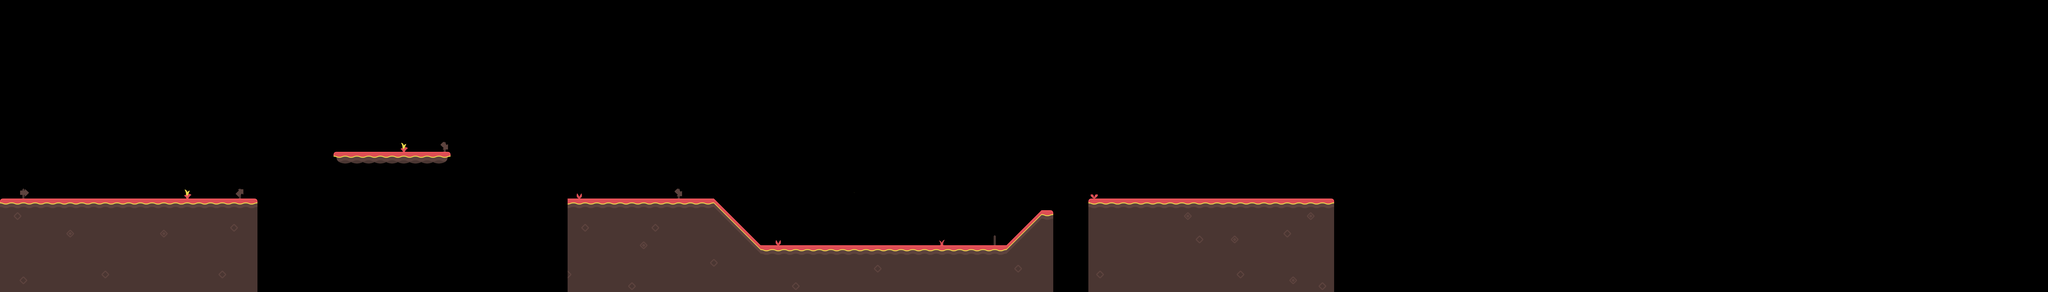

This is a level from a 2D game, rendered from its Tiled map with the project's own tilesets. A one-line summary and the map file follow, with tile-layer data summarised:
An orthogonal 350x50 tile map with 32x32 px tiles, 1 tile layer (Tile Layer 1) and 8 objects.

<map version="1.2" tiledversion="1.2.4" orientation="orthogonal" renderorder="right-down" width="350" height="50" tilewidth="32" tileheight="32" infinite="0" nextlayerid="16" nextobjectid="17">
 <tileset firstgid="1" source="../tilesheet_complete.tsx" />
 <layer id="1" name="Tile Layer 1" width="350" height="50">
  <data>[17500 cells, 2388 non-empty, 68 distinct tile ids]</data>
 </layer>
 <objectgroup id="3" name="Object Layer 1">
  <object id="3" x="0" y="1088">
   <polyline points="0,0 1408,0 1408,512 0,512" />
  </object>
 </objectgroup>
 <objectgroup id="4" name="Object Layer 2">
  <object id="4" x="1824" y="832">
   <polyline points="0,0 640,0 640,64 0,64" />
  </object>
 </objectgroup>
 <objectgroup id="10" name="Object Layer 3">
  <object id="9" x="3104" y="1600">
   <polyline points="0,0 0,-512 800,-512 800,0" />
  </object>
 </objectgroup>
 <objectgroup id="11" name="Object Layer 4">
  <object id="10" x="3904" y="1568">
   <polyline points="0,0 0,-480 256,-224 256,0" />
  </object>
 </objectgroup>
 <objectgroup id="12" name="Object Layer 5">
  <object id="11" x="4160" y="1536">
   <polyline points="0,0 0,-192 1344,-192 1344,32" />
  </object>
 </objectgroup>
 <objectgroup id="13" name="Object Layer 6">
  <object id="14" x="5504" y="1536">
   <polyline points="0,0 0,-192 192,-384 192,0" />
  </object>
 </objectgroup>
 <objectgroup id="14" name="Object Layer 7">
  <object id="15" x="5696" y="1504">
   <polyline points="0,0 0,-352 56.6667,-352.667 64,-340 64,-64" />
  </object>
 </objectgroup>
 <objectgroup id="15" name="Object Layer 8">
  <object id="16" x="5952" y="1600">
   <polyline points="0,0 0,-512 1344,-512 1344,0" />
  </object>
 </objectgroup>
</map>
